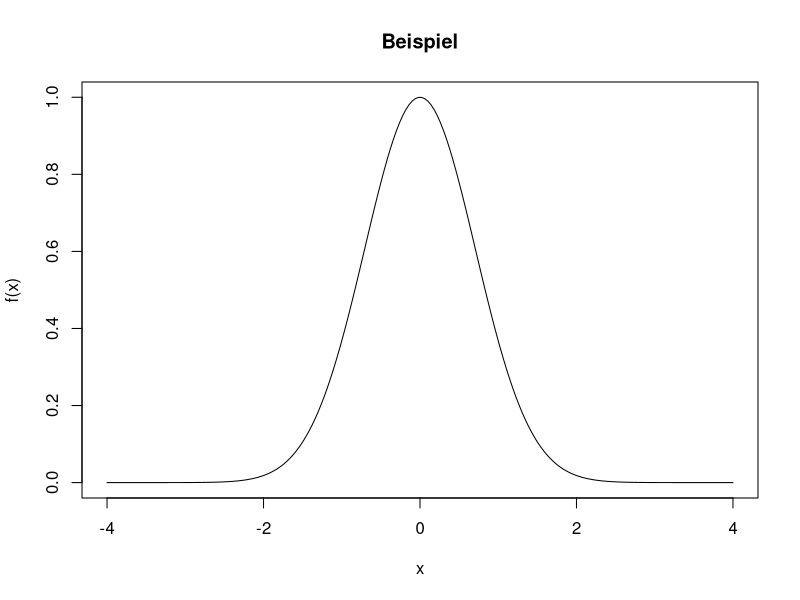
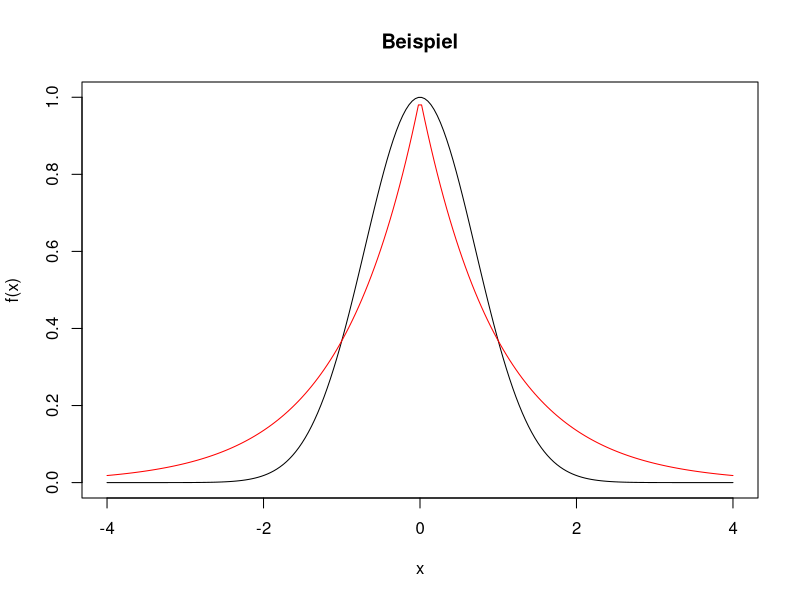
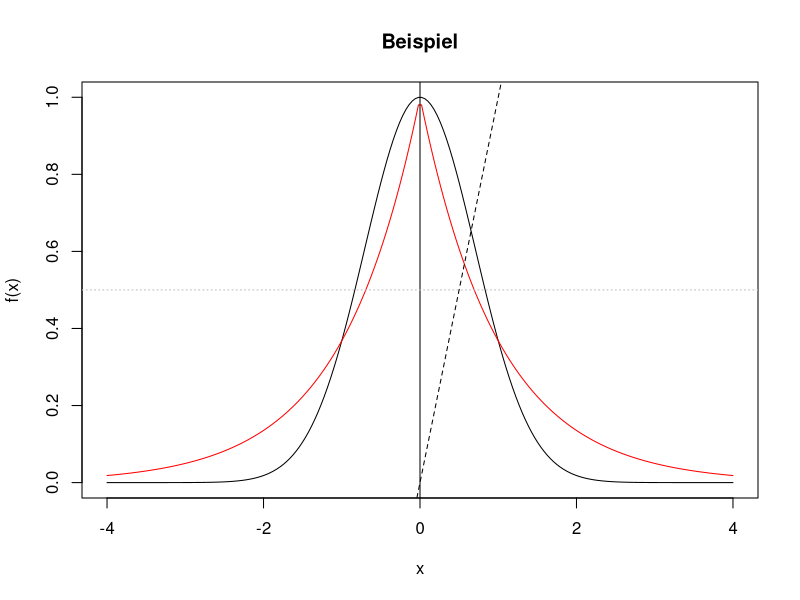
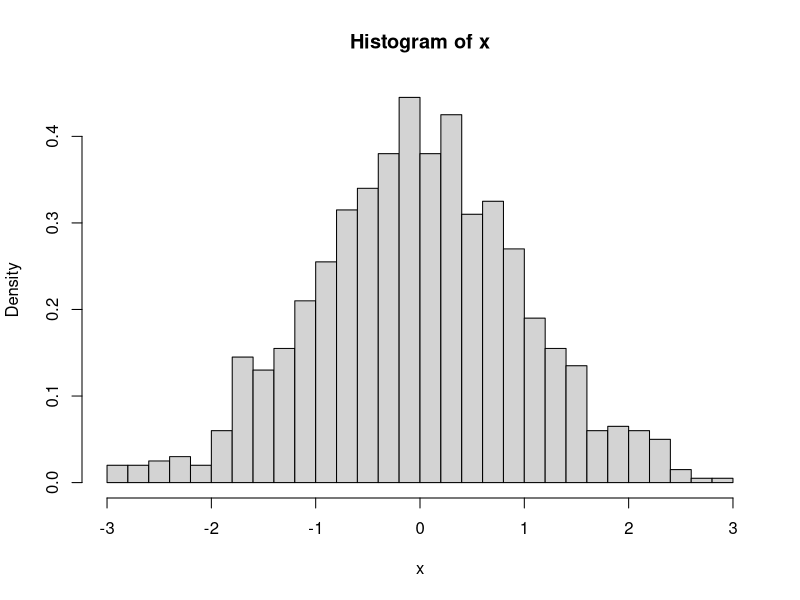

Recreate these plots in R, in order.
## ---- chunk 1
x <- c(8, 0, -5, 3, 1)
## ---- chunk 2
print(x)
## ---- chunk 3
x
## ---- chunk 4
a <- c(1, 3, 5)
b <- c(2, 4, 6)
x <- c(a, b)
x
## ---- chunk 5
x <- seq(from=1, to=2, length=11)
## ---- chunk 6
x
## ---- chunk 7
y <- seq(from=0, to=100, by=5)
y
## ---- chunk 8
1:20
## ---- chunk 9
x <- seq(from=0, to=20, length=100)
## ---- chunk 10
x <- seq(0, 20, length=100)
## ---- chunk 11
x <- rep(0, 7)
## ---- chunk 12
x
## ---- chunk 13
y <- rep(9, 4)
## ---- chunk 14
x <- rep(0:4, times=3)
x
## ---- chunk 15
y <- rep(0:4, each=3)
y
## ---- chunk 16
x <- c(6, 1, 2, -3, 0, 0, 4)
x[3]
## ---- chunk 17
a <- c(1,1,3,7)
x[a]
## ---- chunk 18
x[1:3]
## ---- chunk 19
x[-6]
## ---- chunk 20
x <- c(1, 9, 8, -1, 10, 5, 6, -3, 4)
## ---- chunk 21
b <- (x < 0)
## ---- chunk 22
print(b)
## ---- chunk 23
y <- x[b]
y
## ---- chunk 24
y <- x[x < 0]
y
## ---- chunk 25
x <- c(1, 9, 8, -1, 10, 5, 6, -3, 4)
## ---- chunk 26
sum(x < 0)
## ---- chunk 27
mean(x < 0)
## ---- chunk 28
n <- 8
for(i in 1:n){
  print(i^2)
}
## ---- chunk 29
x <- c(6, 1, 2, -3, 0, 0, 4)
S <- 0
for(i in 1:length(x)){
  S <- S + x[i]^2
}
print(S)
## ---- chunk 30
n <- 10
x <- rep(0,n)
for(i in 1:n){
  x[i] <- i*(i+1)
}
print(x)
## ---- chunk 31
x <- c(6, 1, 2, -3, 0, 0, 4)
j <- 1
S <- 0
while(j <= length(x)){
  S <- S + x[j]^2
  j <- j+1
}
print(S)
## ---- chunk 32
repeat{
  x <- rnorm(n=100)
  if(max(x) >= 4){
    break
  }
}
print(max(x))
## ---- chunk 33
pnorm(8, 10, 3)
## ---- chunk 34
pnorm(q=8, mean=10, sd=3)
## ---- chunk 35
pnorm(sd=3, q=8, mean=10)
## ---- chunk 36
pnorm(8, mean=10, sd=3)
## ---- chunk 37
pnorm(2)
## ---- chunk 38
x <- seq(from=-4, to=4, length=200)
f <- exp(-x^2)
plot(x, f, type="l", main="Beispiel", xlab="x", ylab="f(x)")
## ---- chunk 39
x <- seq(from=-4, to=4, length=200)
f <- exp(-x^2)
g <- exp(-abs(x))

plot(x, f, type="l", main="Beispiel", xlab="x", ylab="f(x)")
lines(x,g, col="red")
## ---- chunk 40
x <- seq(from=-4, to=4, length=200)
f <- exp(-x^2)
g <- exp(-abs(x))

plot(x, f, type="l", main="Beispiel", xlab="x", ylab="f(x)")
lines(x,g, col="red")
abline(v=0)
abline(h=0.5, col="grey", lty="dotted")
abline(a=0, b=1, lty="dashed")

## ---- chunk 41
x <- rnorm(n=1000, mean=0, sd=1)
hist(x, breaks=40, probability=TRUE)
